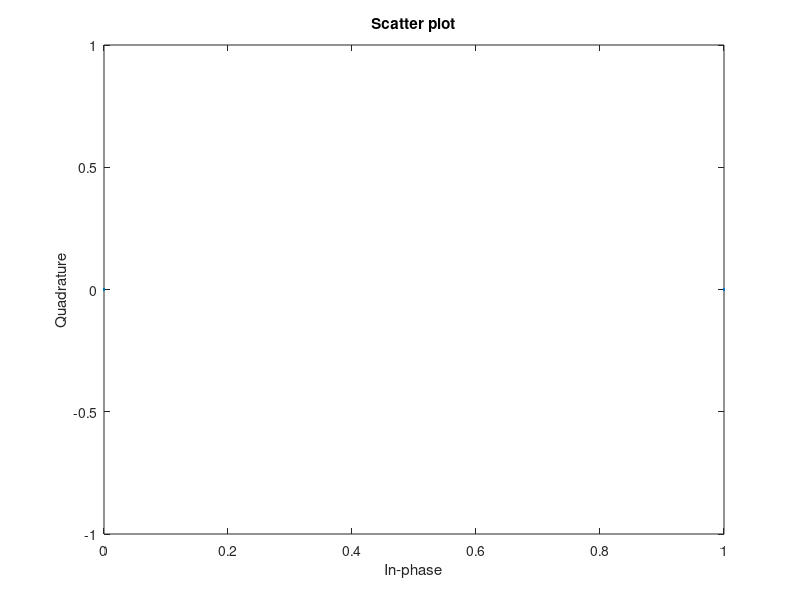
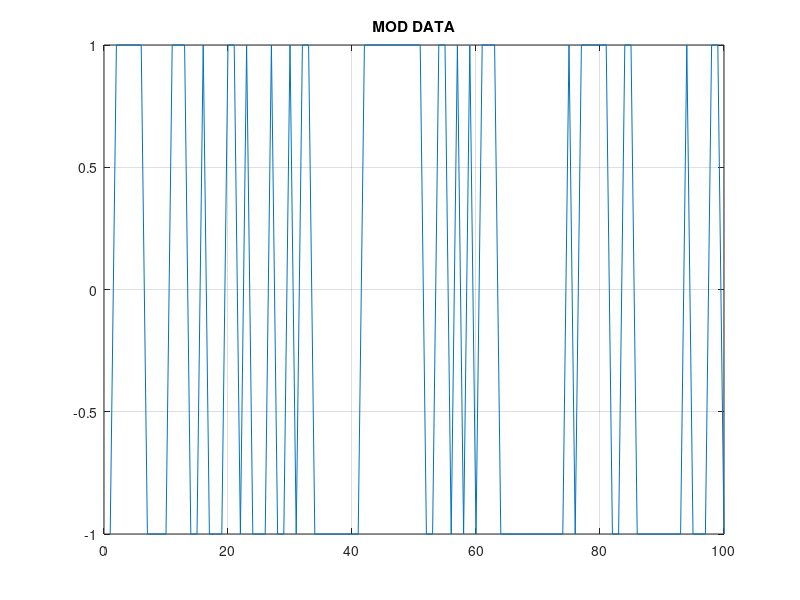
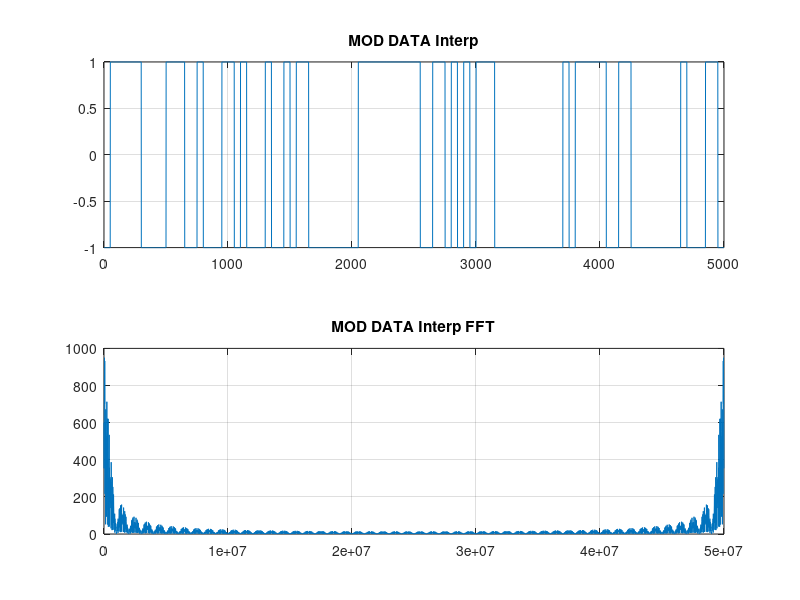
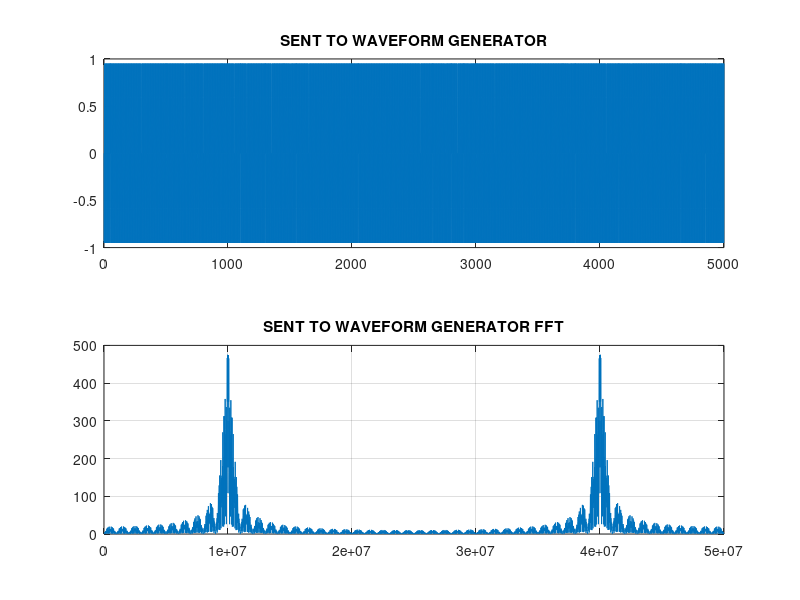

MATLAB code to generate these figures, in order: (Note: this script raises an error after producing the figures.)
clearvars;
close all;

% Выбираем размер BPSK последовательности
size = 100;
% Установка несущей частоты
fc = 10e6;
% Частота дискретизации
fs = 50e6;
% Коэффициент интерполяции
L = 50;  % По сути это озночает колиество точек на 1 символ сообщения

SIGNAL_DURATION_micro = (size*L/fs)*1e6; % Длительность отправленного сообщения в микросекундах

%% Генерация сигнала


% Формирование битовой последовательности
RANDOMDATA = randi([0 1], 1, 10000);  % Создание псевдорандомного битового потока
DATA = RANDOMDATA(1:size);            % Вычленяем матрицу подходящей размерности

% Осуществление BPSK модуляции

for i = 1:length(DATA)
  if (DATA(i) == 1)
    MOD_DATA(i) = 1;
  else                    % нули сиановятся -1, а единицы остаются единицами
    MOD_DATA(i) = -1;
  end
end

% MOD_DATA_FFT = fft(MOD_DATA);
% 
% figure;
% subplot(2, 1, 1);
% plot(MOD_DATA);
% title('MOD DATA');
% grid on;
% subplot(2, 1, 2);
% plot(0:fs/length(MOD_DATA_FFT):fs - fs/length(MOD_DATA_FFT) ,abs(MOD_DATA_FFT));
% title('MOD DATA FFT');
% grid on;


scatterplot(DATA);

figure;
plot(MOD_DATA);
title('MOD DATA');
grid on;
% Интерполируем

q = 1; p = 1;
for i=1:size
    MOD_DATA_Interp(q:p*L)=MOD_DATA(i);
    q = p*L + 1;
    p = p + 1;
end

MOD_DATA_Interp_FFT = fft(MOD_DATA_Interp);

figure;
subplot(2, 1, 1);
plot(MOD_DATA_Interp);
title('MOD DATA Interp');
grid on;
subplot(2, 1, 2);
plot(0:fs/length(MOD_DATA_Interp_FFT):fs - fs/length(MOD_DATA_Interp_FFT) ,abs(MOD_DATA_Interp_FFT));
title('MOD DATA Interp FFT');
grid on;

% Задание временного диапазона
t = (0: length(MOD_DATA_Interp) - 1)/fs;
% Генерация несущего нармонического сигнала с частотой fc (carrying)
car_sig = sin(2*pi*fc*t);



% Перенос последовательности MOD_DATA_interp на несущую частоту путем перемножения на гармонический сигнал
for i = 1:length(MOD_DATA_Interp)
  SENT_TO_WAVEFORM_GENERATOR(i) = MOD_DATA_Interp(i)*car_sig(i);
end


% Построить график и спектр сигнала SENT_TO_WAVEFORM_GENERATOR

SENT_TO_WAVEFORM_GENERATOR_FFT = fft(SENT_TO_WAVEFORM_GENERATOR);
figure;
subplot(2, 1, 1);
plot(SENT_TO_WAVEFORM_GENERATOR);
title('SENT TO WAVEFORM GENERATOR');
grid on;
subplot(2, 1, 2);
plot(0:fs/length(SENT_TO_WAVEFORM_GENERATOR_FFT):fs - fs/length(SENT_TO_WAVEFORM_GENERATOR_FFT) ,abs(SENT_TO_WAVEFORM_GENERATOR_FFT));
title('SENT TO WAVEFORM GENERATOR FFT');
grid on;

% %% Подключение к генератору и отправка сигнала на него
% 
% % Find a VISA-USB object.
% % Защита от создания копий одного и того же объекта соединения
% % Если объект уже существует он не записан в переменную obj1, то записываем
% % его туда (04.10.2021, 1:42)
% WG_obj = instrfind('Type', 'visa-usb', 'RsrcName', 'USB0::0x0957::0x2807::MY57401328::0::INSTR', 'Tag', '');
% 
% % Create the VISA-USB object if it does not exist
% % otherwise use the object that was found.
% if isempty(WG_obj)
%     WG_obj = visa('KEYSIGHT', 'USB0::0x0957::0x2807::MY57401328::0::INSTR');
% else
%     fclose(WG_obj);
%     WG_obj = WG_obj(1);
% end
% 
% name = 'my_waveforms';
% sRate = fs;
% amp = 1;
% 
% % Connect to instrument object, obj1.
% % fopen(obj1);
% 
% % vAddress = ['USB0::0x0957::0x2807::MY57401329::0::INSTR']; %build visa address string to connect
% % fgen = visa('AGILENT',vAddress); %build IO object
% % obj1.Timeout = 15; %set IO time out
% %calculate output buffer size
% obj1_buffer = length(SENT_TO_WAVEFORM_GENERATOR)*8;
% set (WG_obj,'OutputBufferSize',(obj1_buffer+125));
% 
% WG_obj.Timeout = 10;
% 
% %open connection to 33500A/B waveform generator
% try
%    fopen(WG_obj);
% catch exception %problem occurred throw error message
%     uiwait(msgbox('Error occurred trying to connect to the 33522, verify correct IP address','Error Message','error'));
%     rethrow(exception);
% end
% 
% %Query Idendity string and report
% fprintf (WG_obj, '*IDN?');
% idn = fscanf (WG_obj);
% fprintf (idn)
% fprintf ('\n\n')
% 
% %create waitbar for sending waveform to 33500
% mes = ['Connected to ' idn ' sending waveforms.....'];
% h = waitbar(0,mes);
% 
% %Reset instrument
% fprintf (WG_obj, '*RST');
% 
% %make sure waveform data is in column vector
% if isrow(SENT_TO_WAVEFORM_GENERATOR) == 0
%     SENT_TO_WAVEFORM_GENERATOR = SENT_TO_WAVEFORM_GENERATOR';
% end
% 
% %set the waveform data to single precision
% SENT_TO_WAVEFORM_GENERATOR = single(SENT_TO_WAVEFORM_GENERATOR);
% 
% ON_OFF_FILTER_CH1 = ['SOURce1:FUNCtion:ARBitrary:FILTer ', 'OFF'];
% fprintf(WG_obj, ON_OFF_FILTER_CH1); % ON OFF filter
% 
% %scale data between 1 and -1
% mx = max(abs(SENT_TO_WAVEFORM_GENERATOR));
% SENT_TO_WAVEFORM_GENERATOR = (1*SENT_TO_WAVEFORM_GENERATOR)/mx;
% 
% %update waitbar
% waitbar(.1,h,mes);
% 
% %send waveform to 33500
% fprintf(WG_obj, 'SOURce1:DATA:VOLatile:CLEar'); %Clear volatile memory
% fprintf(WG_obj, 'FORM:BORD SWAP');  %configure the box to correctly accept the binary arb points
% SENT_TO_WG_Bytes=num2str(length(SENT_TO_WAVEFORM_GENERATOR) * 4); %# of bytes
% header= ['SOURce1:DATA:ARBitrary ' name ', #' num2str(length(SENT_TO_WG_Bytes)) SENT_TO_WG_Bytes]; %create header
% binblockBytes = typecast(SENT_TO_WAVEFORM_GENERATOR, 'uint8');  %convert datapoints to binary before sending
% fwrite(WG_obj, [header binblockBytes], 'uint8'); %combine header and datapoints then send to instrument
% fprintf(WG_obj, '*WAI');   %Make sure no other commands are exectued until arb is done downloadin
% %update waitbar
% waitbar(.8,h,mes);
% %Set desired configuration for channel 1
% command = ['SOURce1:FUNCtion:ARBitrary ' name];
% %fprintf(fgen,'SOURce1:FUNCtion:ARBitrary GPETE'); % set current arb waveform to defined arb testrise
% fprintf(WG_obj,command); % set current arb waveform to defined arb testrise
% command = ['MMEM:STOR:DATA1 "INT:\' name '.arb"'];
% %fprintf(fgen,'MMEM:STOR:DATA1 "INT:\GPETE.arb"');%store arb in intermal NV memory
% fprintf(WG_obj,command);
% %update waitbar
% waitbar(.9,h,mes);
% command = ['SOURCE1:FUNCtion:ARB:SRATe ' num2str(sRate)]; %create sample rate command
% fprintf(WG_obj,command);%set sample rate
% fprintf(WG_obj,'SOURce1:FUNCtion ARB'); % turn on arb function
% command = ['SOURCE1:VOLT ' num2str(amp)]; %create amplitude command
% fprintf(WG_obj,command); %send amplitude command
% fprintf(WG_obj,'SOURCE1:VOLT:OFFSET 0'); % set offset to 0 V
% fprintf(WG_obj,'OUTPUT1 ON'); %Enable Output for channel 1
% fprintf('SENT_TO_WG waveform downloaded to channel 1\n\n') %print waveform has been downloaded
% 
% %get rid of message box
% waitbar(1,h,mes);
% delete(h);
% 
% %Read Error
% fprintf(WG_obj, 'SYST:ERR?');
% errorstr = fscanf (WG_obj);
% 
% % error checking
% if strncmp (errorstr, '+0,"No error"',13)
%    errorcheck = 'Arbitrary waveform generated without any error\n';
%    fprintf (errorcheck)
% else
%    errorcheck = ['Error reported: ', errorstr];
%    fprintf (errorcheck)
% end
% 
% fclose(WG_obj);


%% Подключение к Осциллографу и получение данных от него

close all;
clc;
t = menu('Цена деления времени развертки (мкс)', '20', '50', '100');


OSCI_Obj = instrfind('Type', 'visa-usb', 'RsrcName', 'USB0::0x2A8D::0x1797::CN58056332::0::INSTR', 'Tag', '');
% Create the VISA-USB object if it does not exist
% otherwise use the object that was found.
if isempty(OSCI_Obj)
    OSCI_Obj = visa('KEYSIGHT', 'USB0::0x2A8D::0x1797::CN58056332::0::INSTR');
else 
    fclose(OSCI_Obj);
    OSCI_Obj = OSCI_Obj(1);
end

% Set the buffer size
OSCI_Obj.InputBufferSize = 1000000;
% Set the timeout value
OSCI_Obj.Timeout = 10;
% Set the Byte order
OSCI_Obj.ByteOrder = 'littleEndian';
% Open the connection
fopen(OSCI_Obj);
% Instrument control and data retreival

% Now control the instrument using SCPI commands. refer to the instrument
% programming manual for your instrument for the correct SCPI commands for
% your instrument.

% Reset the instrument and autoscale and stop
% fprintf(visaObj,'*RST; :AUTOSCALE'); 
fprintf(OSCI_Obj,':STOP');
% Specify data from Channel 1
fprintf(OSCI_Obj,':WAVEFORM:SOURCE CHAN1'); 
% Set timebase to main
fprintf(OSCI_Obj,':TIMEBASE:MODE MAIN');
% Set up acquisition type and count. 
fprintf(OSCI_Obj,':ACQUIRE:TYPE NORMAL');
fprintf(OSCI_Obj,':ACQUIRE:COUNT 1');
% Specify 5000 points at a time by :WAV:DATA?
fprintf(OSCI_Obj,':WAV:POINTS:MODE RAW');
fprintf(OSCI_Obj,':WAV:POINTS 50000');
% Now tell the instrument to digitize channel1
fprintf(OSCI_Obj,':DIGITIZE CHAN1');
% Wait till complete
operationComplete = str2double(query(OSCI_Obj,'*OPC?'));
while ~operationComplete
    operationComplete = str2double(query(OSCI_Obj,'*OPC?'));
end
% Get the data back as a WORD (i.e., INT16), other options are ASCII and BYTE
fprintf(OSCI_Obj,':WAVEFORM:FORMAT WORD');
% Set the byte order on the instrument as well
fprintf(OSCI_Obj,':WAVEFORM:BYTEORDER LSBFirst');
% Get the preamble block
preambleBlock = query(OSCI_Obj,':WAVEFORM:PREAMBLE?');
% The preamble block contains all of the current WAVEFORM settings.  
% It is returned in the form <preamble_block><NL> where <preamble_block> is:
%    FORMAT        : int16 - 0 = BYTE, 1 = WORD, 2 = ASCII.
%    TYPE          : int16 - 0 = NORMAL, 1 = PEAK DETECT, 2 = AVERAGE
%    POINTS        : int32 - number of data points transferred.
%    COUNT         : int32 - 1 and is always 1.
%    XINCREMENT    : float64 - time difference between data points.
%    XORIGIN       : float64 - always the first data point in memory.
%    XREFERENCE    : int32 - specifies the data point associated with
%                            x-origin.
%    YINCREMENT    : float32 - voltage diff between data points.
%    YORIGIN       : float32 - value is the voltage at center screen.
%    YREFERENCE    : int32 - specifies the data point where y-origin
%                            occurs.
% Now send commmand to read data
fprintf(OSCI_Obj,':WAV:DATA?');
% read back the BINBLOCK with the data in specified format and store it in
% the waveform structure. FREAD removes the extra terminator in the buffer
waveform.RawData = binblockread(OSCI_Obj,'uint16'); fread(OSCI_Obj,1);
% Read back the error queue on the instrument
instrumentError = query(OSCI_Obj,':SYSTEM:ERR?');
while ~isequal(instrumentError,['+0,"No error"' newline])
    disp(['Instrument Error: ' instrumentError]);
    instrumentError = query(OSCI_Obj,':SYSTEM:ERR?');
end

RECIEVED_FROM_OSCI = waveform.RawData;

%% Обработка полученных данных с осциллографа


% График и спектр полученного с осциллографа массива

% RECIEVED_FROM_OSCI_FFT = fft(RECIEVED_FROM_OSCI);
% figure;
% subplot(2, 1, 1);
% plot(RECIEVED_FROM_OSCI);
% title('RECIEVED FROM OSCI');
% grid on;
% subplot(2, 1, 2);
% plot(0:fs/length(RECIEVED_FROM_OSCI_FFT):fs - fs/length(RECIEVED_FROM_OSCI_FFT) ,abs(RECIEVED_FROM_OSCI_FFT));
% title('RECIEVED FROM OSCI FFT');
% grid on;



switch t   % t = menu('Цена деления времени развертки (мкс)', '20', '50', '100');
    case 1
%          deci_factor_for_received_data = 5;
        deci_factor_for_sent_data = 5;
    case 2
%         deci_factor_for_received_data = 2;
        deci_factor_for_sent_data = 2;
    case 3
%         deci_factor_for_received_data = 1;
        deci_factor_for_sent_data = 1;
%     case 4
%         deci_factor_for_received_data = 1;
%         deci_factor_for_sent_data = 2;
%     case 5
%         deci_factor_for_received_data = 1;
%         deci_factor_for_sent_data = 5;
%     case 6
%         deci_factor_for_received_data = 1;
%         deci_factor_for_sent_data = 10;
%     case 7
%         deci_factor_for_received_data = 1;
%         deci_factor_for_sent_data = 20;
%     case 8
%         deci_factor_for_received_data = 1;
%         deci_factor_for_sent_data = 50;
%     otherwise
        % Если ни один из вариантов не был выбран (т.е. нажали крестик), то
        % прекратить дальнейшее выполнение программы
end



% decimated_RECIEVED_FROM_OSCI = RECIEVED_FROM_OSCI(deci_factor_for_received_data:deci_factor_for_received_data:end);
% decimated_RECIEVED_FROM_OSCI = decimated_RECIEVED_FROM_OSCI/max(abs(decimated_RECIEVED_FROM_OSCI))*2-1;

% Интерполяция полученного (???)
% RECIEVED_FROM_OSCI = RECIEVED_FROM_OSCI(1:10000);
% local_L = 5;
% 
% local_q = 1; local_p = 1;
% for i=1:length(RECIEVED_FROM_OSCI)
%     decimated_RECIEVED_FROM_OSCI(local_q:local_p*local_L)=RECIEVED_FROM_OSCI(i);
%     local_q = local_p*local_L + 1;
%     local_p = local_p + 1;
% end


% figure(221);
% subplot(2, 1, 1);
% plot(SENT_TO_WAVEFORM_GENERATOR(700:1000));
% grid on;
% title('SENT TO WAVEFORM GENERATOR');
% subplot(2, 1, 2);
% plot(decimated_RECIEVED_FROM_OSCI);
% grid on;
% title(sprintf('decimated RECIEVED FROM OSCI with factor %f', decimation_factor));


% decimated_RECIEVED_FROM_OSCI_FFT = fft(decimated_RECIEVED_FROM_OSCI);

% figure;
% subplot(2, 1, 1);
% plot(decimated_RECIEVED_FROM_OSCI);
% title('decimated RECIEVED FROM OSCI');
% grid on;
% subplot(2, 1, 2);
% plot(0:fs/length(decimated_RECIEVED_FROM_OSCI_FFT):fs - fs/length(decimated_RECIEVED_FROM_OSCI_FFT) ,abs(decimated_RECIEVED_FROM_OSCI_FFT));
% title('decimated RECIEVED FROM OSCI FFT');
% grid on;

% Нахождение корреляции

% Интерполяция отправленного сигнала, чтобы он подходил по размеру с принятым
q = 1; p = 1;
for i=1:length(MOD_DATA_Interp)
    MOD_DATA_Interp_2(q:p*deci_factor_for_sent_data)=MOD_DATA_Interp(i);
    q = p*deci_factor_for_sent_data + 1;
    p = p + 1;
end

% Задание временного диапазона
t_2 = (0: length(MOD_DATA_Interp_2) - 1)/fs;
% Генерация несущего нармонического сигнала с частотой fc (carrying)
car_sig_2 = sin(2*pi*fc*t_2);

% Перенос последовательности MOD_DATA_interp_2 на несущую частоту путем перемножения на гармонический сигнал
for i = 1:length(MOD_DATA_Interp_2)
    mod_carry_2(i) = MOD_DATA_Interp_2(i)*car_sig_2(i);
end

% Нормировка RECIEVED_FROM_OSCI
RECIEVED_FROM_OSCI = RECIEVED_FROM_OSCI / max(RECIEVED_FROM_OSCI);

% Нахождение корреляции
[c, lag] = xcorr(mod_carry_2, RECIEVED_FROM_OSCI);
% rt= xcorr(mod_carry_2, RECIEVED_FROM_OSCI);
% 
% figure;
% plot(abs(rt));

% [~, O] = max(abs(rt));
% t_lag2 = lags(O);


% Нормализация графика корреляции
c = c/max(c);
[~, I] = max(c);
t_lag = lag(I);

figure;
subplot(2, 1, 1);
plot(c);
title('CORRELATION C');
grid on;
subplot(2, 1, 2);
plot(lag);
title('CORRELATION lag');
grid on;
% 
figure;
plot(lag, abs(c));
title('abs(c) VS lag graph');
grid on;

if abs(t_lag) + length(mod_carry_2) > 50000
    data_piece = RECIEVED_FROM_OSCI(abs(t_lag) - length(mod_carry_2):abs(t_lag)-1);
else
    data_piece = RECIEVED_FROM_OSCI(abs(t_lag):abs(t_lag) + length(mod_carry_2)-1);
end

% figure;
% subplot(2, 1, 1);
% plot(SENT_TO_WAVEFORM_GENERATOR);
% title('SENT TO WAVEFORM GENERATOR');
% grid on;
% subplot(2, 1, 2);
% plot(data_piece);
% title('DATA PIECE');
% grid on;

% Блок повторной интерполяции

% L2 = deci_factor_for_sent_data; 

% Хотел поставить условие if deci_factor_for_sent_data > 1, чтобы не
% прогонять через цикл массивы, где deci_factor_for_sent_data = 1, но в
% таком случае переменная data_piece_Interp для таких массивов вообще не образуется
% Можно просто сделать data_piece_Interp = data_piece;


% Децимирую вырезанный кусок чтобы привести к размеру car_sig
data_piece_decimed = data_piece(deci_factor_for_sent_data:deci_factor_for_sent_data:end);

% Перенос на нулевую частоту
for i = 1:length(data_piece_decimed)
  REVIVE(i) = data_piece_decimed(i)*car_sig(i);  % Пролема кроется здесь. На несущую я садил посылку длиной 5000 с интерполяцией L = 50,
  % а снимаю децимированную посылку длиной 2500 с интерполяцией L = 25; Поэтому перед этим
  % блоком нужно снова интерполировать data_piece с коэффициентом L2 = 2
end



% График перенесенного на 0 частоту принятого сигнала и его спектр
% REVIVE_FFT = fft(REVIVE);

% figure;
% subplot(2, 1, 1);
% plot(REVIVE);
% title('REVIVE');
% grid on;
% subplot(2, 1, 2);
% plot(0:fs/length(REVIVE_FFT):fs - fs/length(REVIVE_FFT) ,abs(REVIVE_FFT));
% title('RREVIVE FFT');
% grid on;

% Фильтрация на нулевой частоте путём интегрирования

for i = 1:length(REVIVE)/L
  a(i) = sum(REVIVE(i*L - L+1:i*L))/(L/2); 
  y(i*L - L + 1:L*i) = a(i);               
end




% График отфильтрованного сигнала 
% y_FFT = fft(y);

% figure;
% subplot(2, 1, 1);
% plot(y);
% title('y');
% grid on;
% subplot(2, 1, 2);
% plot(0:fs/length(y_FFT):fs - fs/length(y_FFT) ,abs(y_FFT));
% title('y FFT');
% grid on;

% Децимация и демодуляция

decim = y(L:L:end);

% decim_FFT = fft(decim);

% figure;
% subplot(2, 1, 1);
% plot(decim);
% title('decim');
% grid on;
% subplot(2, 1, 2);
% plot(0:fs/length(decim_FFT):fs - fs/length(decim_FFT) ,abs(decim_FFT));
% title('decim FFT');
% grid on;

% Преобразуем децимированный сигнал в битовый поток

for i = 1:length(decim)
    if decim(i) < 0
        demod(i) = 0;
    else
        demod(i) = 1;
    end
end

% figure(8)
% plot(decim);
% grid on
% title('График принятого децимированного');


% figure
% plot(demod);
% grid on;
% title('demod');
% 
% figure(111);`
% subplot(2, 1, 1);
% plot(RECIEVED_FROM_OSCI);
% title('RECIEVED FROM OSCI');
% grid on;
% subplot(2, 1, 2);
% plot(SENT_TO_WAVEFORM_GENERATOR);
% title('SENT TO WAVEFORM GENERATOR');
% grid on;


scatterplot(decim);

err = biterr(DATA, demod);

[number, ratio] = biterr(DATA, demod);

msg1 = msgbox(['Количество ошибок = ' num2str(number) ', Error ratio = ' num2str(ratio)]);

%% RMS calculating

